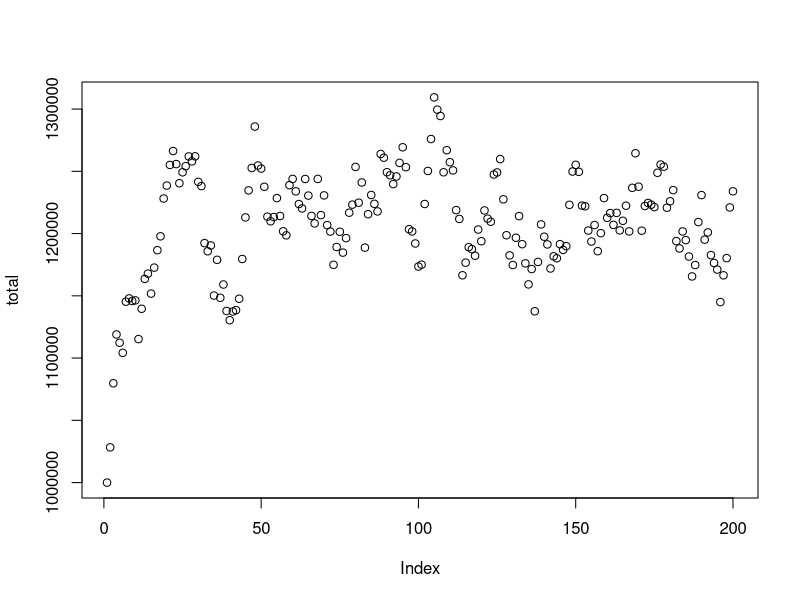
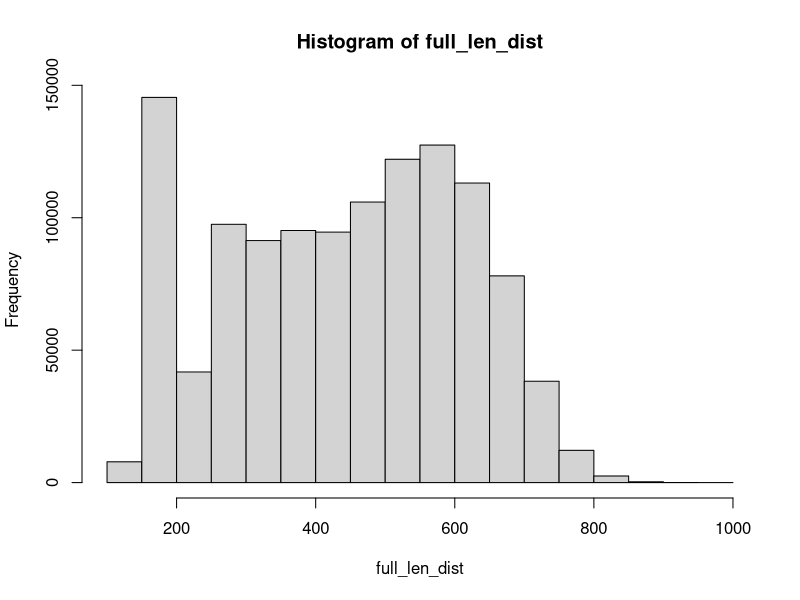

Here is the R script that generated these plots, in order:

#Can press ctrl-a and ctrl-r to quicly iterate and watch the histogram

#projection model quantities
nages<-40 #number of ages
natM<-0.156 #instantaneous natural mortality rate
rec<-200000 #annual recruitment
init_pop<-1000000 #initital pop abundance
nyrs<-200 #how long to run the sim
h<-0.035 #harvest rate - as this approaches 0 the 500-600 mm mode increases
        #rate for complex in 2021 report is ~0.035, paka was a bit higher


#VBF parameters (Andrews et al. 2011)
t0<-(-0.29)
k<-0.242
Linf<-675
cv<-0.1  #error not given and so CV is contrived (it may be somewhat in line with obs error in length at age from page 1864 as proportion of Linf[?])

  
  
#set up initial age composition based on exp. decay function
f<-(-log(1-h)) #get F from H
Z<-natM+f
init_age_comp<-vector(length=nages)
init_age_comp[1]<-1000 #use as initial 
for (i in 1:length(init_age_comp)){
  if(i>1)(init_age_comp[i]<-init_age_comp[i-1]*exp(-Z))
}

init_age_comp<-init_age_comp/sum(init_age_comp) #convert to a comp

#set up age-specific selectivity

sel<-c(0,0.25,0.75,rep(1,37)) #educated guess

#set up population abundance matrix
pop<-matrix(nrow=nyrs,ncol=nages)

pop[1,]<-init_pop*init_age_comp #initial abundance
#pop[2:nyrs,1]<-rnorm(1,rec,0.3*rec) #annual recruitment with 

#project
for (i in 2:nyrs){
  pop[i,1]<-rnorm(1,rec,0.1*rec) #annual recruitment with some noise
  for (j in 2:nages){
    pop[i,j]<-pop[i-1,j-1]*exp(-(f*sel[j-1]+natM))
    
  }
}

total<-apply(pop,1,sum)
plot(total) #equilibrates in a few years without any rec noise...

###################################################################################
#convert abundance-at-age to length distribution
######################################################################################

#choose a year
inf_year<-100

len_dist<-list(NA)
age_seq<-seq(1:nages)
temp_vbf<-Linf*(1-exp(-k*(age_seq-t0))) #deterministic growth curve

for(j in 1:nages){
  #age<-rep(j,pop[inf_year,age_seq[j]])
  len_dist[[j]]<-rnorm(round(pop[inf_year,age_seq[j]],0),temp_vbf[j],temp_vbf[j]*cv)
}

full_len_dist<-unlist(len_dist)

hist(full_len_dist) #look for 500-600 mm mode
